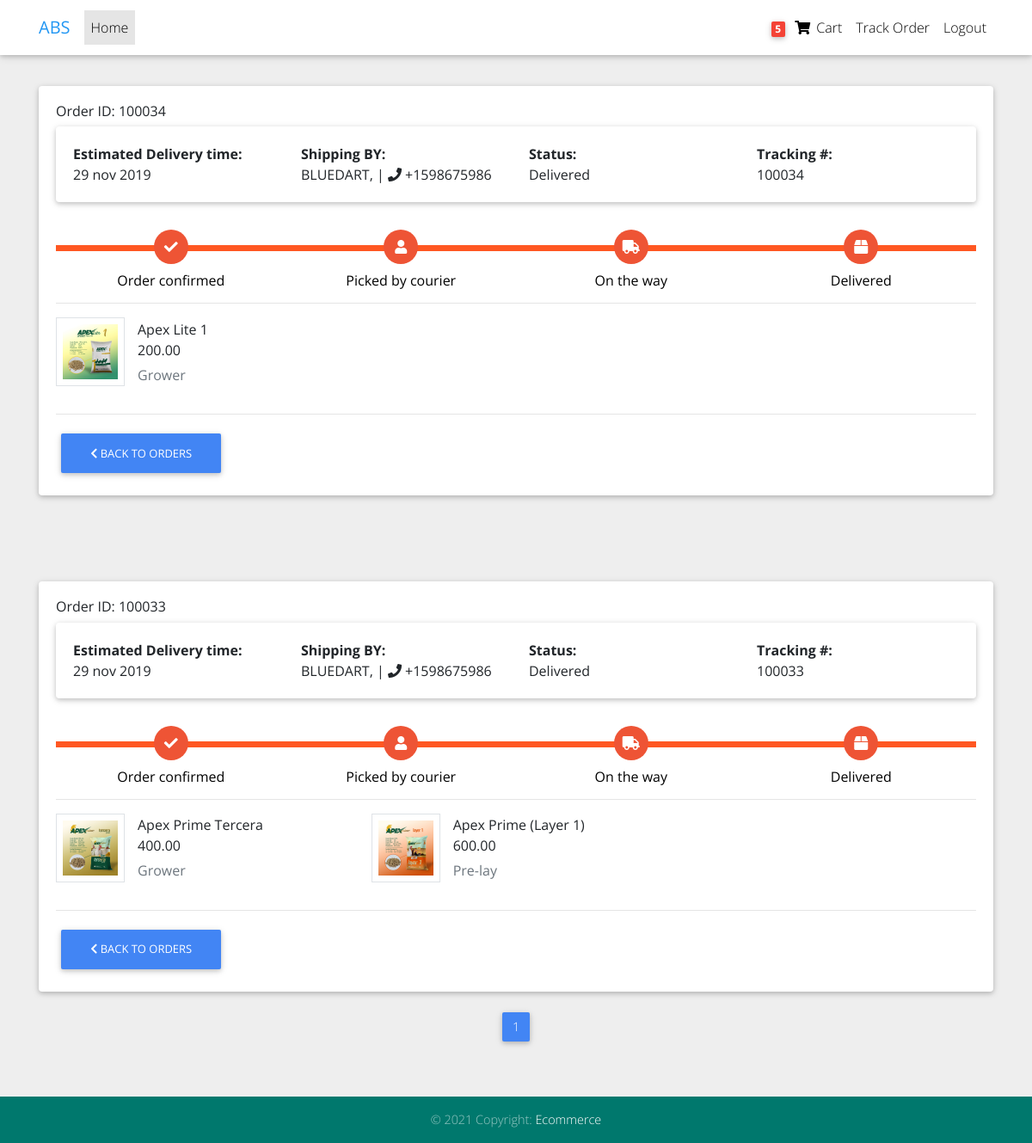
Screenshot of /orders/ (signed in) with the database file from the repository.
### store/models.py (models this page shows, shortened)
class Order(models.Model):
    status_list = (
        ('1','Order confirmed'),
        ('2','Picked by courier'),
        ('3','On the way'),
        ('4','Delivered'),
        ('5','Cancelled'),
    )
    customer = models.ForeignKey(Customer,on_delete=models.SET_NULL,blank=True,null=True)
    date_ordered = models.DateTimeField(auto_now_add=True)
    complete = models.BooleanField(default=False,null=True,blank=False)
    transaction_id = models.CharField(max_length=200,null=True,unique=True)
    status = models.CharField(max_length=80,blank=True,null=True,choices=status_list)
    @property
    def get_cart_items(self):
        total = 0
        orderitems = self.orderitem_set.all()
        total = sum([item.quantity for item in orderitems])
        return total

class OrderItem(models.Model):
    product = models.ForeignKey(Product,on_delete=models.SET_NULL,blank=True,null=True)
    order = models.ForeignKey(Order,on_delete=models.SET_NULL,blank=True,null=True)
    quantity = models.IntegerField(default=0,null=True,blank=True,validators=[MinValueValidator(0)])
    date_added = models.DateTimeField(auto_now_add=True)

class Product(models.Model):
    cat_list = (
        ('1','Grower'),
        ('2','Pre-lay')
    )
    name = models.CharField(max_length=200)
    category = models.CharField(max_length=200,choices=cat_list)
    price = models.DecimalField(max_digits=10,decimal_places=2)
    image = models.ImageField(null=True,blank=True)
    description = models.TextField(null=True,blank=True)
    @property
    def imgURL(self):
        url = ''
        try:
            url = self.image.url
        except:
            url = ''
        return url

### store/views.py (the view)
# urls.py: path('orders/', views.track_order,name="track-order"),
@login_required
def track_order(request):
    orders = {}
    order = 0
    cartTotal = 0
    if request.user.is_authenticated:
        try:
            customer = request.user.customer
            orders = Order.objects.filter(customer=customer,complete=True).order_by('-date_ordered')
            order = Order.objects.get(customer=customer,complete=False)
            cartTotal = order.get_cart_items
        except:
            pass
    page_num  = request.GET.get('page',1)
    paginator = Paginator(orders,2)
    try:
        page = paginator.page(page_num)
    except EmptyPage:
        page = paginator.page(1)
    context = {
        'orders':page,
        'cartTotal':cartTotal,
        'pages':page
    }
    return render(request,'store/track_order.html',context)

### store/templates/store/track_order.html (shortened to what this page needs)
{% extends 'store/base.html' %}
{% load static %}
{% block content %}
<link href="{% static 'css/track_order.css' %}" rel="stylesheet">
<div class="container">
    {% for order in orders %}
    <article class="card" id="trackorder" >
        <div class="card-body">
            <h6>Order ID: {{order.transaction_id}}</h6>
            <article class="card">
                <div class="card-body row">
                    <div class="col"> <strong>Estimated Delivery time:</strong> <br>29 nov 2019 </div>
                    <div class="col"> <strong>Shipping BY:</strong> <br> BLUEDART, | <i class="fa fa-phone"></i>
                        +1598675986 </div>
                    <div class="col"> <strong>Status:</strong> <br> {{order.get_status_display}}</div>
                    <div class="col"> <strong>Tracking #:</strong> <br>{{order.transaction_id}}</div>
                </div>
            </article>
            <div class="track tracker" data-order="{{order.id}}" data-status="{{order.status}}">
                <div class="step"> <span class="icon"> <i class="fa fa-check"></i> </span> <span
                        class="text">Order confirmed</span> </div>
                <div class="step"> <span class="icon"> <i class="fa fa-user"></i> </span> <span class="text">
                        Picked by courier</span> </div>
                <div class="step"> <span class="icon"> <i class="fa fa-truck"></i> </span> <span class="text"> On the
                        way </span> </div>
                <div class="step"> <span class="icon"> <i class="fa fa-box"></i> </span> <span class="text">Delivered</span> </div>
            </div>
            <hr>
            <ul class="row">
                {% for item in order.orderitem_set.all %}
                <li class="col-md-4">
                    <figure class="itemside mb-3">
                        <div class="aside"><img
                                src="{{item.product.imgURL}}"
                                class="img-sm border"></div>
                        <figcaption class="info align-self-center">
                            <p class="title">{{item.product.name}}<br>{{item.product.price}}</p> <span class="text-muted">{{item.product.get_category_display}}
                            </span>
                        </figcaption>
                    </figure>
                </li>
                {% endfor %}
            </ul>
            <hr>
            <a href="{% url 'store' %}" class="btn btn-primary" data-abc="true"> <i class="fa fa-chevron-left"></i> Back to orders</a>
        </div>
    </article>
    {% endfor %}
    <br>
    <nav class="d-flex justify-content-center wow fadeIn">
        <ul class="pagination pg-blue">
          {% for i in pages.paginator.page_range %}
          {% if pages.number == i %}
          <li class="page-item active">
            <a class="page-link" href="?page={{i}}">{{i}}
            </a>
          </li>
          {% else %}
            <li class="page-item">
              <a class="page-link" href="?page={{i}}">{{i}}
                <span class="sr-only">(current)</span>
              </a>
            </li>
          {% endif %}
          {% endfor %}
        </ul>
      </nav>
</div>
{% endblock content %}

### store/static/css/track_order.css (style rules this page uses)
body { background-color: #eeeeee; font-family: 'Open Sans', serif }
#trackorder { display: flex; margin-top: 100px; }
.track { position: relative; background-color: #ddd; height: 7px; display: -webkit-box; display: -ms-flexbox; display: flex; margin-bottom: 60px; margin-top: 50px }
.track .step { -webkit-box-flex: 1; -ms-flex-positive: 1; flex-grow: 1; width: 25%; margin-top: -18px; text-align: center; position: relative }
.track .step.active:before { background: #FF5722 }
.track .step::before { height: 7px; position: absolute; content: ""; width: 100%; left: 0; top: 18px }
.track .step.active .icon { background: #ee5435; color: #fff }
.track .icon { display: inline-block; width: 40px; height: 40px; line-height: 40px; position: relative; border-radius: 100%; background: #ddd }
.track .step.active .text { font-weight: 400; color: #000 }
.track .text { display: block; margin-top: 7px }
.itemside { position: relative; display: -webkit-box; display: -ms-flexbox; display: flex; width: 100% }
.itemside .aside { position: relative; -ms-flex-negative: 0; flex-shrink: 0 }
.img-sm { width: 80px; height: 80px; padding: 7px }
ul.row, ul.row-sm { list-style: none; padding: 0 }
.itemside .info { padding-left: 15px; padding-right: 7px }
.itemside .title { display: block; margin-bottom: 5px; color: #212529 }
p { margin-top: 0; margin-bottom: 1rem }

### store/templates/store/base.html (style rules this page uses)
html, body, header, .carousel { height: 60vh; }

### rows the page displays
Order: transaction_id "100034", status "Delivered"
OrderItem: product.imgURL (picture), product.name "Apex Lite 1", product.price "200.00", product.category "Grower"
Order: transaction_id "100033", status "Delivered"
OrderItem: product.imgURL (picture), product.name "Apex Prime Tercera", product.price "400.00", product.category "Grower"
OrderItem: product.imgURL (picture), product.name "Apex Prime (Layer 1)", product.price "600.00", product.category "Pre-lay"

### other values shown
{{ cartTotal }} "5"
{{ i }} "1"
